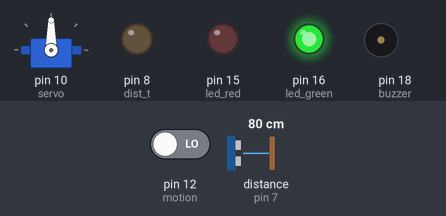
Bench run of a program on a simulated Raspberry Pi (header pin numbers). On the bench: servo, output pins drawn as LEDs (lit = HIGH), buzzer (waves = sounding, pin HIGH). The test bench sets the inputs (shaded band); at power-on: pin 12 (motion) LOW, distance to the obstacle (sensor on pin 7) 80 cm. The echo pulse lasts 58.3 µs per cm; the camera gives no picture and a still takes 0.5 s; servo angles are drawn from the pulse width (0.5 ms = 0°, 2.5 ms = 180°); the clock reads 2024-03-15 10:24:30 at power-on unless the program sets it; pins used as bus, display or sensor lines are not drawn.

Above: at 1.2 s.
1.3 s: pin 12 (motion) driven HIGH
Timing chart, 0 to 4.3 s (numbered marks = the images above; inputs shaded):
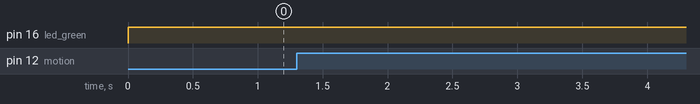

The program:

system.py
```python
import RPi.GPIO as GPIO
import time
from picamera import PiCamera

led_red = 15
led_green = 16
motion = 12           # motion detector
servo = 10            # door engine
dist_eco = 7          # input
dist_t = 8            # out
buzzer = 18

GPIO.setmode(GPIO.BOARD)
GPIO.setup(led_red, GPIO.OUT)
GPIO.setup(led_green, GPIO.OUT)
GPIO.setup(buzzer, GPIO.OUT)
GPIO.setup(servo, GPIO.OUT)
GPIO.setup(dist_t, GPIO.OUT)
GPIO.setup(dist_eco, GPIO.IN)
GPIO.setup(motion, GPIO.IN)

servo = GPIO.PWM(servo, 50)
servo.start(7.5)

# turn on and off the green/red led
def lightStatus(state):
    if state == 'close':
        GPIO.output(led_red, GPIO.HIGH)
        GPIO.output(led_green, GPIO.LOW)
    else:
        GPIO.output(led_red, GPIO.LOW)
        GPIO.output(led_green, GPIO.HIGH)

# turn on buzzer for 5 seconds
def buzzOn():
    GPIO.output(buzzer, GPIO.HIGH)
    time.sleep(1)
    GPIO.output(buzzer, GPIO.LOW)

# used to take photo of the client
def video(state):
    my_camera = PiCamera()

    if state:
        camera.start_recording('/home/pi/Desktop/video.h264')
    else:
        camera.stop_recording()
        my_camera.close()

# door commands
def doorStatus(state):
    if state == 'open':
        # open
        servo.ChangeDutyCycle(12.5)
    else:
        # close
        servo.ChangeDutyCycle(2.5)

# used to detected motion
def motionDetection(userIn):

    # current is used to make the sensor work for 0.5 sec
    current = time.time()

    # works in two conditions
        # if !userIn, if something detected call ultrasonic
        # if userIn, if something detected buzzOn
    while not (GPIO.input(motion)) or (userIn and time.time() > current + 0.5):
        if GPIO.input(motion):
            if userIn:
                buzzOn()
                return False
            else:
                return True

# detect the distance of the user
def ultrasonic_read(trig_pin, echo_pin):
    GPIO.output(trig_pin, GPIO.HIGH)
    time.sleep(0.00001)
    GPIO.output(trig_pin, GPIO.LOW)

    while GPIO.input(echo_pin)==0:
        pulse_start = time.time()

    while GPIO.input(echo_pin)==1:
        pulse_end = time.time()

    pulse_duration = pulse_end - pulse_start
    distance = pulse_duration * 17150

    # userClose is used to check that the user got close to the
    userClose = False
    # userDone is used to check that the user left the atm (break the loop)
    userDone = False

    enteredTime = time.time()

    while not (userDone) or (time.time() > enteredTime + 10 and not (userClose)):
        if distance < 40 and not (userClose):       # user is close to the atm
            # take pic once
            if not (userClose):
                video(True)

            userClose = True
            lightStatus('close')
            doorStatus('close')

        if distance > 40 and userClose:             # user left the atm
            video(False)
            time.sleep(10)
            lightStatus = 'open'
            doorStatus('open')
            userDone = True

        # called as long as the user is close
        if userClose:
            motionDetection(True)


while True:
    lightStatus('open')
    if motionDetection(False):
        ultrasonic_read(dist_t, dist_eco)
```
